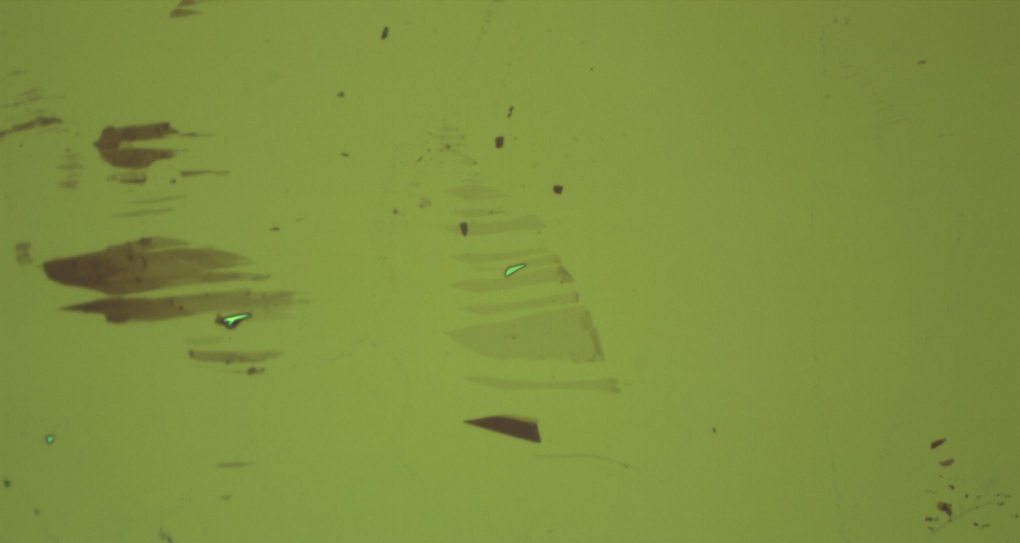
#> input picture Programm/Detection Module/FlakeSearchUi/testImg.jpg, 2040 x 1086 px (shown at 1/2 size); its folder holds only this picture in this run
$ python -i stitcher_functions.py   (imports and definitions only)
#> lines starting #> are read from the running program, lines starting #| are printed output that depends on the picture
"""
A collection of helper functions to stitch a collection of images together
"""
import cv2
import numpy as np
import os
import matplotlib.pyplot as plt
from skimage import measure

from FlakeFinder.Utils.etc_functions import *


# [105 lines left out: functions compress_images, stitch_image, not called in this run]


def create_mask_from_stitched_image(
    stitched_image_path: str,
    mask_path: str = "none",
    threshold_value: int = 45,
    blur_kernel: int = 11,
    blur_strength: int = 100,
):
    """
    Creates a mask form a given stitched image
    """
#> called with mask_path = 'none', threshold_value = 45, blur_kernel = 11, blur_strength = 100

    stitched_image = cv2.imread(stitched_image_path)
#> stitched_image is the input picture: shape (1086, 2040, 3); mean B, G, R 64.6, 143.8, 127.4

    stitched_image_grey = cv2.cvtColor(stitched_image, cv2.COLOR_BGR2GRAY)
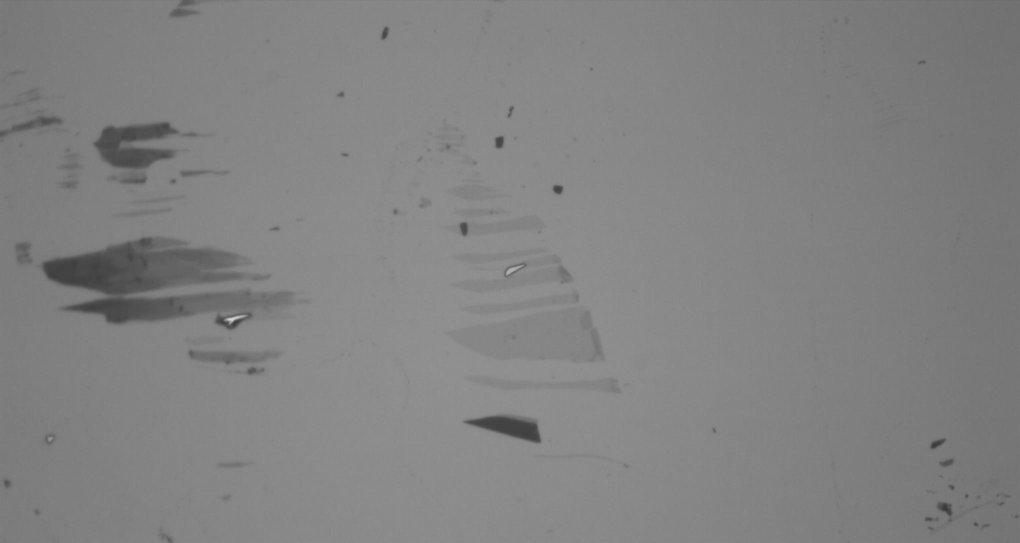
#> stitched_image_grey: shape (1086, 2040) (shown at 1/2 size); min 56, max 214, mean 129.8

    stitched_image_grey = cv2.GaussianBlur(
        stitched_image_grey, (blur_kernel, blur_kernel), blur_strength
    )

    ret, mask = cv2.threshold(
        stitched_image_grey, threshold_value, 255, cv2.THRESH_BINARY_INV
    )
#> mask: shape (1086, 2040); every value is 0
#> ret = 45

    mask = cv2.erode(mask, np.ones((5, 5)), iterations=4)
    mask = cv2.dilate(mask, np.ones((5, 5)), iterations=4)

    mask = cv2.morphologyEx(mask, cv2.MORPH_CLOSE, np.ones((21, 21)), iterations=5)

    if mask_path != "none":
        try:
            cv2.imwrite(mask_path, mask)
        except OSError as e:
            print(e)

    return mask


# [79 lines left out: function create_scan_area_map_from_mask, not called in this run]


# [2 lines not run here, left out]

>>> result = create_mask_from_stitched_image('../../../Programm/Detection Module/FlakeSearchUi/testImg.jpg')
